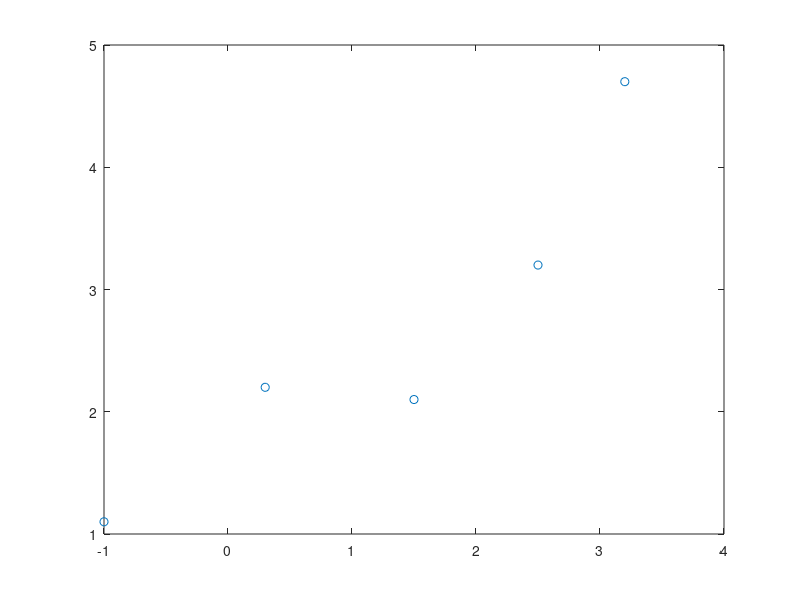

This figure's MATLAB source: (Note: this script raises an error after producing the figure.)
um = [-1 0.3 1.5 2.5 3.2];
im=[1.1 2.2 2.1 3.2 4.7];
plot(um,im)
plot(um,im, 'o')

C = polyfit(um,im,2)




U = -1:0.01:3.2;

I = C(1)*U.^3+C(2)*U.^2+C(3)*U+C(4);
plot(um,im, 'o',U, I)
I=polyval(C,U);
plot(um,im,'o',U,I)